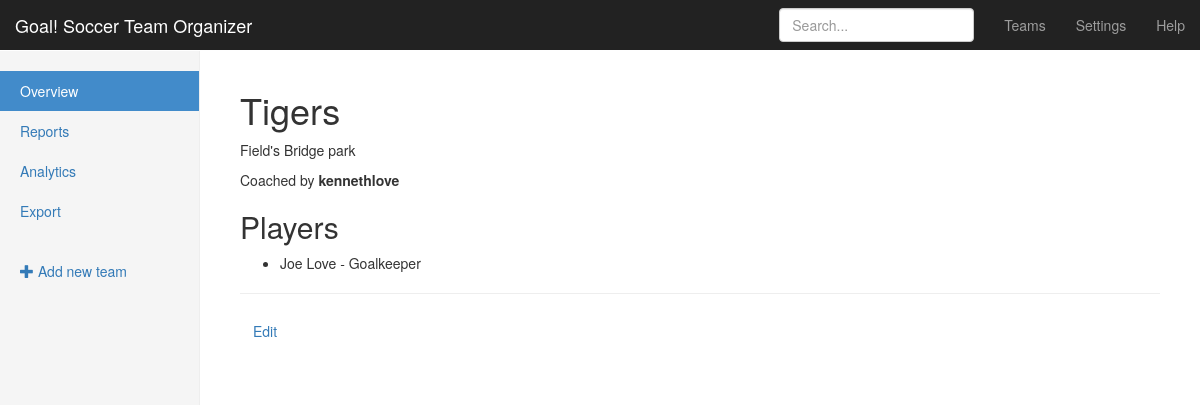
The page /teams/1/ on the database as committed earlier.
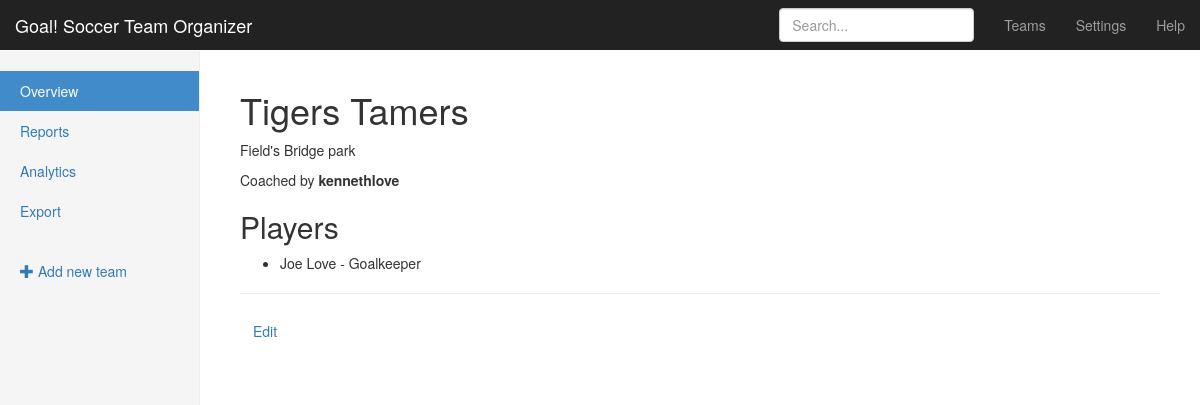
The same page on the database as committed later.
### teams/models.py (models this page shows, shortened)
class Team(models.Model):
    name = models.CharField(max_length=255)
    coach = models.ForeignKey(User, related_name='teams')
    practice_location = models.CharField(max_length=255)

class Player(models.Model):
    name = models.CharField(max_length=255)
    age = models.PositiveIntegerField()
    position = models.CharField(choices=POSITIONS, max_length=3)
    team = models.ForeignKey(Team, related_name='players')

### teams/views.py (the view)
# urls.py: url(r'^(?P<pk>\d+)/$', views.TeamDeatailView.as_view(), name='detail'),
class TeamDeatailView(DetailView, UpdateView):
    model = models.Team
    fields = ("name", "practice_location", "coach")
    template_name = "teams/team_detail.html"

### teams/templates/teams/team_detail.html (shortened to what this page needs)
{% extends "teams/_layout.html" %}
{% block body_content %}
<h1>{{ team.name  }}</h1>
<p class="muted">{{ team.practice_location }}</p>
<p>Coached by <strong>{{ team.coach.get_full_name|default:team.coach }}</strong></p>
<h2>Players</h2>
<ul>
{% for player in team.players.all %}
	<li>{{ player.name }} - {{ player.get_position_display }}</li>
{% endfor %}
</ul>
<hr>
<p><a href="{% url 'teams:update' pk=team.pk %}" class="btn">Edit</a></p>
{% endblock %}

### teams/templates/teams/_layout.html
{% extends "_layout.html" %}
{% block sidebar_content %}
<ul class="nav nav-sidebar">
	<li class="active"><a href="#">Overview
		<span class="sr-only">(current)</span></a></li>
	<li><a href="#">Reports</a></li>
	<li><a href="#">Analytics</a></li>
	<li><a href="#">Export</a></li>
</ul>
<ul class="nav nav-sidebar">
	<li><a href="{% url 'teams:create' %}"><span class="glyphicon glyphicon-plus" aria-hidden="true"></span> Add new team</a></li>
</ul>
{% endblock %}

### templates/_layout.html (shortened to what this page needs)
<!DOCTYPE html>
<html lang="en">
    <head>
        {% load static from staticfiles %}
        <link rel="stylesheet" href="https://maxcdn.bootstrapcdn.com/bootstrap/3.3.6/css/bootstrap.min.css">
        <link rel="stylesheet" href="{% static 'css/goal.css' %}">
    </head>
    <body>
        <nav class="navbar navbar-inverse navbar-fixed-top">
            <div class="container-fluid">
                <div class="navbar-header">
                    <a class="navbar-brand" href="#">Goal! Soccer Team Organizer</a>
                </div>
                <div id="navbar" class="navbar-collapse collapse">
                    <ul class="nav navbar-nav navbar-right">
						<li><a href="{% url 'teams:list' %}">Teams</a></li>
                        <li><a href="#">Settings</a></li>
                        <li><a href="#">Help</a></li>
                    </ul>
                    <form class="navbar-form navbar-right">
                        <input type="text" class="form-control" placeholder="Search...">
                    </form>
                </div>
            </div>
        </nav>
        <div class="container-fluid">
            <div class="row">
				{% block sidebar %}
                <div class="col-sm-3 col-md-2 sidebar">
					{% block sidebar_content %}{% endblock %}
                </div>
				{% endblock %}
                <div class="col-sm-9 col-sm-offset-3 col-md-10 col-md-offset-2 main">
                    {% block body_content %}{% endblock %}
                </div>
            </div>
        </div>
    </body>
</html>

### assets/css/goal.css (style rules this page uses)
body { padding-top: 50px; }
.navbar-fixed-top { border: 0; }
.sidebar { display: none; }
@media (min-width: 768px) { .sidebar { position: fixed; top: 51px; bottom: 0; left: 0; z-index: 1000; display: block; padding: 20px; overflow-x: hidden; overflow-y: auto; background-color: #f5f5f5; border-right: 1px solid #eee; } }
.nav-sidebar { margin-right: -21px; margin-bottom: 20px; margin-left: -20px; }
.nav-sidebar > li > a { padding-right: 20px; padding-left: 20px; }
.nav-sidebar > .active > a, .nav-sidebar > .active > a:hover, .nav-sidebar > .active > a:focus { color: #fff; background-color: #428bca; }
.main { padding: 20px; }
@media (min-width: 768px) { .main { padding-right: 40px; padding-left: 40px; } }

Rows that differ between the two databases and show on the page:
changed Team "Field's Bridge park": name "Tigers" → "Tigers Tamers"
